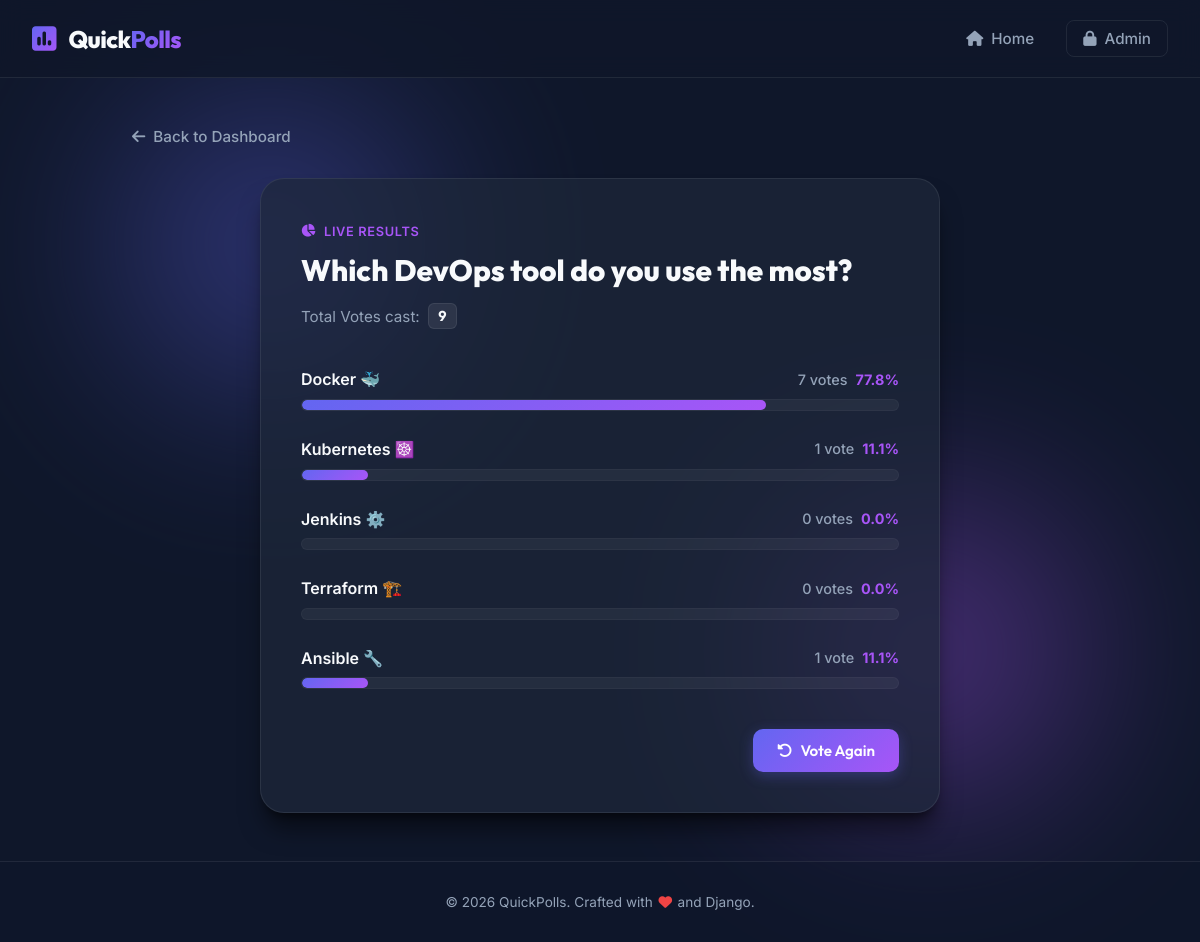
The page /polls/4/results/ on the database its author committed.
### polls/models.py (models this page shows, shortened)
class Question(models.Model):
    question_text = models.CharField(max_length=200)
    pub_date = models.DateTimeField("date published")

class Choice(models.Model):
    question = models.ForeignKey(Question, on_delete=models.CASCADE)
    choice_text = models.CharField(max_length=200)
    votes = models.IntegerField(default=0)

### polls/views.py (the view)
# urls.py: path("<int:pk>/results/", views.ResultsView.as_view(), name="results"),
class ResultsView(generic.DetailView):
    model = Question
    template_name = "polls/results.html"
    def get_context_data(self, **kwargs):
        context = super().get_context_data(**kwargs)
        question = self.get_object()
        total_votes = sum(choice.votes for choice in question.choice_set.all())
        choices_with_percentage = []
        for choice in question.choice_set.all():
            percentage = (choice.votes / total_votes * 100) if total_votes > 0 else 0
            choices_with_percentage.append({
                'id': choice.id,
                'choice_text': choice.choice_text,
                'votes': choice.votes,
                'percentage': round(percentage, 1)
            })
        context['choices_with_percentage'] = choices_with_percentage
        context['total_votes'] = total_votes
        return context

### polls/templates/polls/results.html (shortened to what this page needs)
{% extends "polls/base.html" %}
{% block content %}
<div class="back-nav animate-fade-in">
    <a href="{% url 'polls:index' %}" class="back-link">
        <i class="fa-solid fa-arrow-left"></i> Back to Dashboard
    </a>
</div>
<div class="results-container animate-slide-up">
    <div class="results-card">
        <div class="results-card-header">
            <span class="results-tag"><i class="fa-solid fa-chart-pie"></i> Live Results</span>
            <h1 class="question-title">{{ question.question_text }}</h1>
            <p class="total-votes-count">
                Total Votes cast: <strong class="badge">{{ total_votes }}</strong>
            </p>
        </div>
        <div class="results-body">
            {% for choice in choices_with_percentage %}
                <div class="result-row">
                    <div class="result-info">
                        <span class="choice-text">{{ choice.choice_text }}</span>
                        <span class="vote-stats">
                            <strong class="vote-count">{{ choice.votes }} vote{{ choice.votes|pluralize }}</strong>
                            <span class="vote-pct">{{ choice.percentage }}%</span>
                        </span>
                    </div>
                    <div class="progress-bar-container">
                        <div class="progress-bar-fill" style="--target-width: {{ choice.percentage }}%;"></div>
                    </div>
                </div>
            {% empty %}
                <p>No options available.</p>
            {% endfor %}
        </div>
        <div class="results-footer">
            <a href="{% url 'polls:detail' question.id %}" class="btn btn-primary">
                <i class="fa-solid fa-rotate-left"></i> Vote Again
            </a>
        </div>
    </div>
</div>
{% endblock %}

### polls/static/polls/style.css (style rules this page uses)
:root { --bg-dark: #0f172a; --bg-card: rgba(30, 41, 59, 0.7); --border-color: rgba(255, 255, 255, 0.08); --border-hover: rgba(99, 102, 241, 0.4); --primary-gradient: linear-gradient(135deg, #6366f1 0%, #a855f7 100%); --primary-color: #6366f1; --primary-glow: rgba(99, 102, 241, 0.3); --secondary-color: rgba(255, 255, 255, 0.05); --secondary-hover: rgba(255, 255, 255, 0.1); --text-main: #f8fafc; --text-muted: #94a3b8; --text-highlight: #a855f7; --font-heading: 'Outfit', sans-serif; --font-body: 'Inter', sans-serif; --glass-blur: blur(12px); --shadow-sm: 0 4px 6px -1px rgb(0 0 0 / 0.1), 0 2px 4px -2px rgb(0 0 0 / 0.1); --shadow-md: 0 10px 15px -3px rgb(0 0 0 / 0.3), 0 4px 6px -4px rgb(0 0 0 / 0.3); --shadow-lg: 0 20px 25px -5px rgb(0 0 0 / 0.5), 0 8px 10px -6px rgb(0 0 0 / 0.5); --transition-fast: 0.2s cubic-bezier(0.4, 0, 0.2, 1); --transition-normal: 0.3s cubic-bezier(0.4, 0, 0.2, 1); }
* { box-sizing: border-box; margin: 0; padding: 0; }
body { background-color: var(--bg-dark); color: var(--text-main); font-family: var(--font-body); min-height: 100vh; display: flex; flex-direction: column; overflow-x: hidden; position: relative; }
body::before, body::after { content: ''; position: absolute; width: 300px; height: 300px; border-radius: 50%; filter: blur(100px); z-index: -1; opacity: 0.4; pointer-events: none; }
body::before { background: #6366f1; top: 10%; left: 10%; }
body::after { background: #a855f7; bottom: 15%; right: 10%; }
.btn { display: inline-flex; align-items: center; justify-content: center; padding: 0.75rem 1.5rem; font-family: var(--font-heading); font-weight: 600; font-size: 0.95rem; border-radius: 10px; border: none; cursor: pointer; text-decoration: none; transition: var(--transition-normal); gap: 0.5rem; }
.btn-primary { background: var(--primary-gradient); color: #fff; box-shadow: 0 4px 14px var(--primary-glow); }
.back-nav { margin-bottom: 2rem; }
.back-link { text-decoration: none; color: var(--text-muted); font-weight: 500; display: inline-flex; align-items: center; gap: 0.5rem; font-size: 0.95rem; transition: var(--transition-fast); }
.vote-container, .results-container { max-width: 680px; margin: 0 auto; width: 100%; }
.vote-card, .results-card { background: var(--bg-card); backdrop-filter: var(--glass-blur); border: 1px solid var(--border-color); border-radius: 24px; padding: 2.5rem; box-shadow: var(--shadow-lg); }
.vote-card-header, .results-card-header { margin-bottom: 2.5rem; }
.question-tag, .results-tag { display: inline-flex; align-items: center; gap: 0.5rem; font-size: 0.8rem; font-weight: 600; text-transform: uppercase; letter-spacing: 0.05em; color: var(--text-highlight); margin-bottom: 0.75rem; }
.question-title { font-family: var(--font-heading); font-size: 1.85rem; font-weight: 800; line-height: 1.35; color: var(--text-main); }
.total-votes-count { margin-top: 0.75rem; color: var(--text-muted); font-size: 0.95rem; display: flex; align-items: center; gap: 0.5rem; }
.badge { background: rgba(255, 255, 255, 0.08); color: var(--text-main); padding: 0.2rem 0.6rem; border-radius: 6px; font-size: 0.9rem; font-family: var(--font-heading); border: 1px solid var(--border-color); }
.results-body { display: flex; flex-direction: column; gap: 1.75rem; margin-bottom: 2.5rem; }
.result-row { display: flex; flex-direction: column; gap: 0.6rem; }
.result-info { display: flex; justify-content: space-between; align-items: center; font-size: 1rem; }
.result-info .choice-text { font-weight: 600; color: var(--text-main); }
.vote-stats { display: flex; align-items: center; gap: 0.5rem; font-size: 0.9rem; }
.vote-count { color: var(--text-muted); font-weight: 500; }
.vote-pct { color: var(--text-highlight); font-weight: 700; }
.progress-bar-container { height: 12px; background-color: rgba(255, 255, 255, 0.05); border-radius: 9999px; overflow: hidden; width: 100%; border: 1px solid rgba(255, 255, 255, 0.03); }
.progress-bar-fill { height: 100%; border-radius: 9999px; background: var(--primary-gradient); width: 0%; animation: fillProgress 1s cubic-bezier(0.1, 0.8, 0.3, 1) forwards; }
.results-footer { display: flex; justify-content: flex-end; }
.animate-fade-in { animation: fadeIn 0.6s cubic-bezier(0.16, 1, 0.3, 1) forwards; }
.animate-slide-up { animation: slideUp 0.8s cubic-bezier(0.16, 1, 0.3, 1) forwards; }

### rows shown on the page
Question: question_text "Which DevOps tool do you use the most?"
Choice: choice_text "Docker 🐳"
Choice: choice_text "Kubernetes ☸️"
Choice: choice_text "Jenkins ⚙️"
Choice: choice_text "Terraform 🏗️"
Choice: choice_text "Ansible 🔧"

### other values the page prints
{{ total_votes }} "9"
{{ choice.votes }} "7" "1" "0" "0" "1"
{{ choice.percentage }} "77.8" "11.1" "0.0" "0.0" "11.1"
